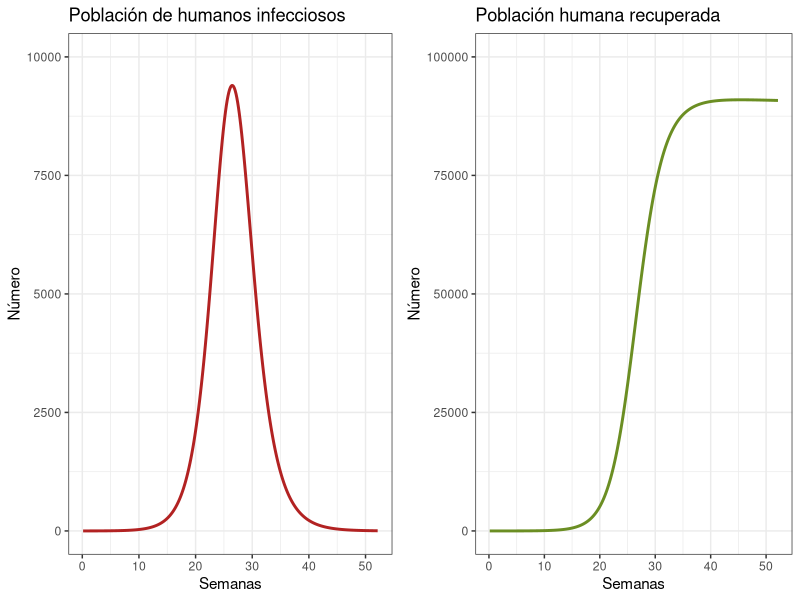
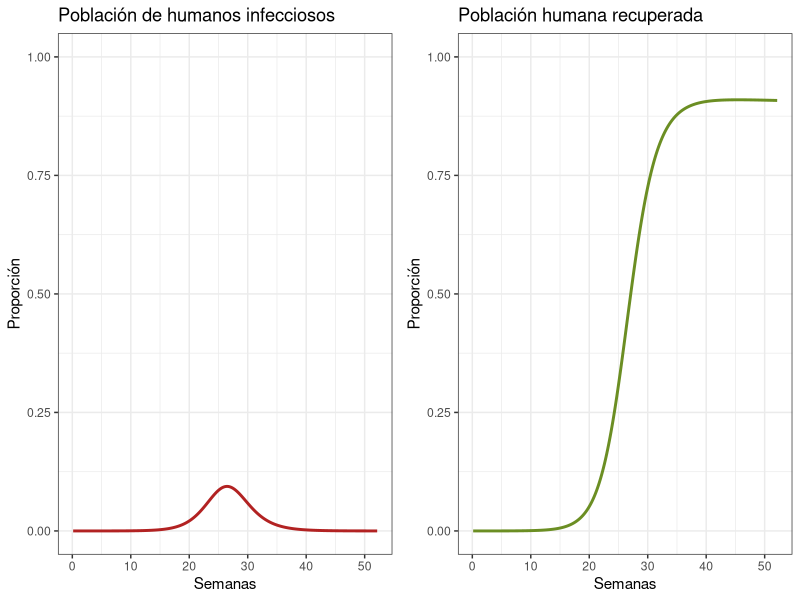
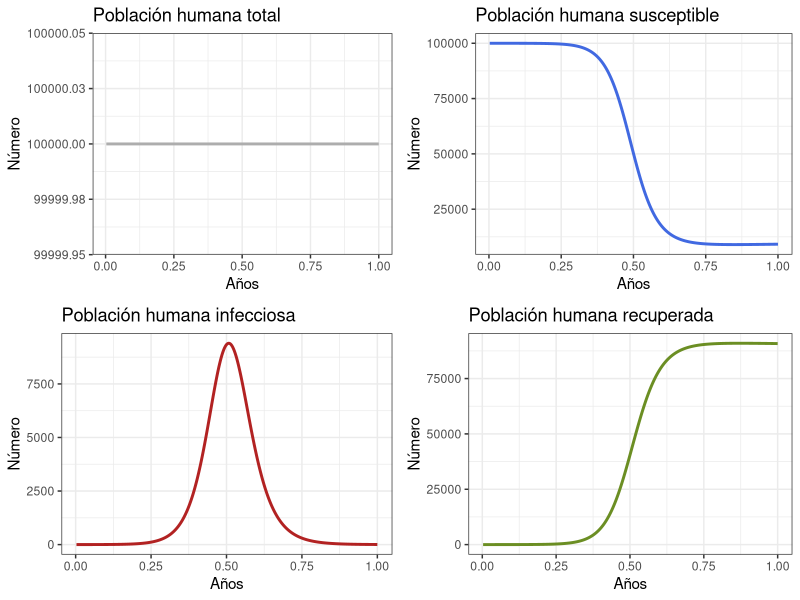
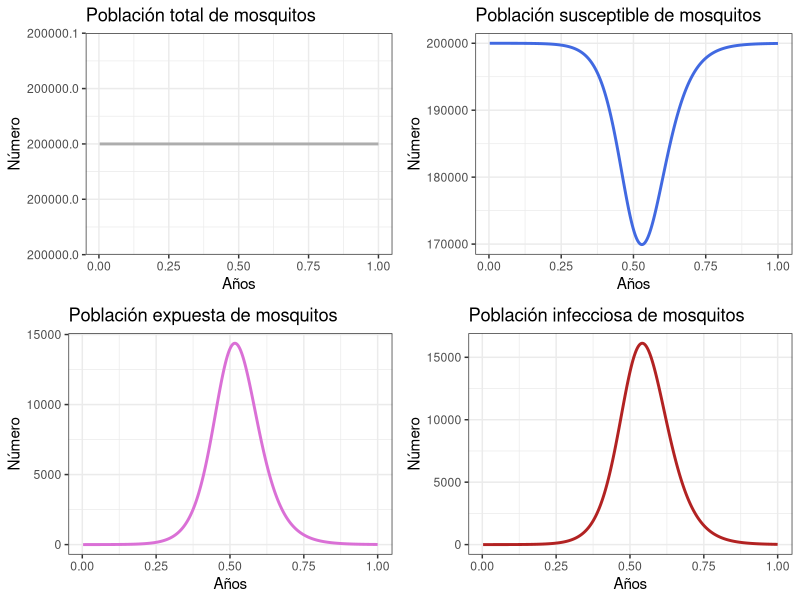
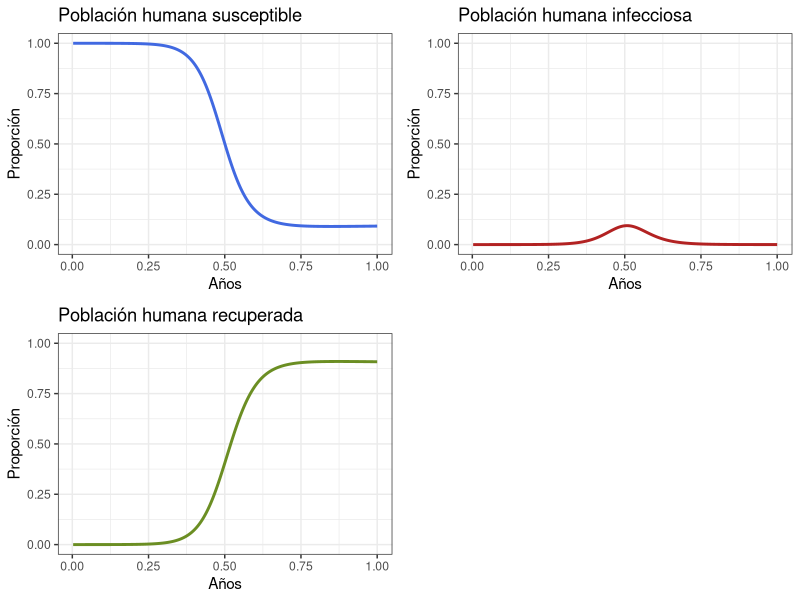

Source code (R) for these figures, in order:
## ---- chunk 1
#Versión última modificación 21/10/2022
library(knitr)
opts_chunk$set(collapse = TRUE)
full_version <- TRUE
## ---- chunk 2
library(deSolve)

library(tidyverse)

library(cowplot)
## ---- chunk 3

Lv       <-   10     # Esperanza de vida de los mosquitos (en días)
Lh       <-   50*365 # Esperanza de vida de los humanos (en días)
PIh      <-   7      # Periodo infeccioso en humanos (en días)
PIv      <-   6      # Periodo infeccioso en vectores (en días)
PEI      <-   8.4    # Período extrínseco de incubación en mosquitos adultos (en días)
muv      <-   1/Lv   # Tasa per cápita de mortalidad de la población de mosquitos (1/Lv)
muh      <-   1/Lh   # Tasa per cápita de mortalidad de la población de humanos (1/Lh)
alphav   <-   muv    # Tasa per cápita de natalidad de la población de mosquitos. Por ahora asumiremos que es la misma de tasa de mortalidad.
alphah   <-   muh    # Tasa per cápita de natalidad de la población de humanos.  Por ahora asumiremos que es la misma de tasa de mortalidad
gamma    <-   1/PIh  # Tasa de recuperación en humanos (1/PIh)
delta    <-   1/PEI  # Tasa extrínseca de incubación (1/PEI)
Nh       <-   100000 # Número de humanos. Para este ejercicio proponemos 100.000 humanos. Puede cambiarlos si desea de acuerdo a su contexto.
m        <-   2      # Densidad de mosquitos hembra por humano
Nv       <-   m*Nh   # Número de mosquitos (m * Nh)
R0       <-   3      # Número reproductivo básico
ph       <-   0.7    # Probabilidad de transmisión de un mosquito infeccioso a un humano susceptible después de una picadura.
pv       <-   0.7    # Probabilidad de transmisión de un humano infeccioso a un mosquito susceptible después de una picadura.
b        <-        sqrt((R0 * muv*(muv+delta) * (muh+gamma)) /
                   (m * ph * pv * delta)) # Tasa de picadura
betah    <-  ph*b    # Coeficiente de transmisión de un mosquito infeccioso a un humano susceptible después de una picadura (ph*b)
betav    <-  pv*b    # Coeficiente de transmisión de un humano infeccioso a un mosquito susceptible después de una picadura (pv*b)
TIME     <-  1       # Número de años que se va a simular. Para este ejercicio iniciaremos con el primer año de la epidemia.

## ---- chunk 4

# Modelo determinístico simple (fun)
modelo_zika <- function(tiempo, variable_estado, parametros) {
  
  with(as.list(c(variable_estado, parametros))
, # entorno local para evaluar derivados
       {
         # Humanos
         dSh   <-  alphah * Nh - betah * (Iv/Nh) * Sh - muh * Sh
         dIh   <-  betah * (Iv/Nh) * Sh  - (gamma + muh) * Ih
         dRh   <-  gamma * Ih  - muh * Rh
         
         # Vectores
         dSv   <-  alphav * Nv - betav * (Ih/Nh) * Sv - muv * Sv 
         dEv   <-  betav * (Ih/Nh) * Sv - (delta + muv)* Ev
         dIv   <-  delta * Ev - muv * Iv
         
         dx    <- c(dSh, dIh, dRh, dSv, dEv, dIv)
        list(c(dSh, dIh, dRh, dSv, dEv, dIv))
       }
  )
}
## ---- chunk 5
# Secuencia temporal (times)
tiempo <- seq(1, 365 * TIME , by = 1)
# Los parámetros (parms)
params <- c(
  muv      = muv,     
  muh      = muh, 
  alphav   = alphav,
  alphah   = alphah,
  gamma    = gamma,   
  delta    = delta,   
  betav    = betav,       
  betah    = betah,   
  Nh       = Nh,      
  Nv       = Nv
)
## ---- chunk 6
# Condiciones iniciales del sistema (y)
inicio <- c(Sh = Nh ,      # Número inicial de Sh en el tiempo 0
           Ih = 0,        # Número inicial de Ih en el tiempo 0
           Rh = 0,        # Número inicial de Rh en el tiempo 0
           Sv = Nv,     # Número inicial de Sv en el tiempo 0
           Ev = 0,        # Número inicial de Ev en el tiempo 0
           Iv = 0)        # Número inicial de Iv en el tiempo 0

## ---- chunk 7
# Resuelva las ecuaciones
salida <- ode(y      = inicio,     # Condiciones iniciales
             times  = tiempo,      # Tiempo
             fun    = modelo_zika, # Modelo
             parms  = params    # Parámetros
) %>%
  as.data.frame() # Convertir a data frame
## ---- chunk 8
# Condiciones iniciales del sistema (y)

inicio <- c(Sh = Nh ,      # Número inicial de Sh en el tiempo 0            
            Ih = 0,        # Número inicial de Ih en el tiempo 0            
            Rh = 0,        # Número inicial de Rh en el tiempo 0            
            Sv = Nv-1,     # Número inicial de Sv en el tiempo 0            
            Ev = 0,        # Número inicial de Ev en el tiempo 0            
            Iv = 1)        # Número inicial de Iv en el tiempo 0 
## ---- chunk 9
# Resuelva las ecuaciones
salida <- ode(y      = inicio,     # Condiciones iniciales
             times  = tiempo,      # Tiempo
             fun    = modelo_zika, # Modelo
             parms  = params    # Parámetros
) %>%
  as.data.frame() # Convertir a data frame
## ---- chunk 10
# Cree las opciones de tiempo para años y semanas 
salida$años <- salida$time/365
salida$semanas <- salida$time/7
## ---- chunk 11
# Revise la primera epidemia
p1e <- ggplot(data = salida, aes(y = Ih, x = semanas)) +
  geom_line(color = 'firebrick', linewidth = 1) +
  ggtitle('Población de humanos infecciosos') +
  theme_bw() + ylab('Número') + xlab('Semanas') +
 coord_cartesian(ylim = c(0,10000)) #creamos gráfico de población humana infecciosa
p2e <- ggplot(data = salida, aes(y = Rh, x = semanas)) +
  geom_line(color = 'olivedrab', linewidth = 1) +
  ggtitle('Población humana recuperada') +
  theme_bw() + ylab('Número') + xlab('Semanas') +
 coord_cartesian(ylim = c(0,100000))  #creamos gráfico de población humana recuperada


plot_grid(p1e, p2e) #creamos gráfico comparativo de la gráfica de población humana infecciosa y población humana recuperada
## ---- chunk 12
# Revise la primera epidemia con proporciones
p1p <- ggplot(data = salida, aes(y = Ih/(Sh+Ih+Rh), x = semanas)) +
  geom_line(color = 'firebrick', linewidth = 1) +
  ggtitle('Población de humanos infecciosos') +
  theme_bw() + ylab('Proporción') + xlab('Semanas') +
 coord_cartesian(ylim = c(0,1)) #creamos gráfico de población humana infecciosa
p2p <- ggplot(data = salida, aes(y = Rh/(Sh+Ih+Rh), x = semanas)) +
  geom_line(color = 'olivedrab', linewidth = 1) +
  ggtitle('Población humana recuperada') +
  theme_bw() + ylab('Proporción') + xlab('Semanas') +
 coord_cartesian(ylim = c(0,1))  #creamos gráfico de población humana recuperada


plot_grid(p1p, p2p) #creamos gráfico comparativo de la gráfica de población humana infecciosa y población humana recuperada
## ---- chunk 13
# # Revise el comportamiento general del modelo para 100 años
p1h <- ggplot(data = salida, aes(y = (Rh + Ih + Sh), x = años)) +
  geom_line(color = 'grey68', linewidth = 1) +
  ggtitle('Población humana total') +
  theme_bw() + ylab('Número') + xlab('Años')
p2h <- ggplot(data = salida, aes(y = Sh, x = años)) +
  geom_line(color = 'royalblue', linewidth = 1) +
  ggtitle('Población humana susceptible') +
  theme_bw() + ylab('Número') + xlab('Años')
p3h <- ggplot(data = salida, aes(y = Ih, x = años)) +
  geom_line(color = 'firebrick', linewidth = 1) +
  ggtitle('Población humana infecciosa') +
  theme_bw() + ylab('Número') + xlab('Años')
p4h <- ggplot(data = salida, aes(y = Rh, x = años)) +
  geom_line(color = 'olivedrab', linewidth = 1) +
  ggtitle('Población humana recuperada') +
  theme_bw() + ylab('Número') + xlab('Años')
plot_grid(p1h, p2h, p3h, p4h, ncol = 2)
## ---- chunk 14
# Revise el comportamiento general del modelo
p1v <- ggplot(data = salida, aes(y = (Sv + Ev + Iv), x = años)) +
  geom_line(color = 'grey68', linewidth = 1) +
  ggtitle('Población total de mosquitos') +
  theme_bw() + ylab('Número') + xlab('Años')
p2v <- ggplot(data = salida, aes(y = Sv, x = años)) +
  geom_line(color = 'royalblue', linewidth = 1) +
  ggtitle('Población susceptible de mosquitos') +
  theme_bw() + ylab('Número') + xlab('Años')
p3v <- ggplot(data = salida, aes(y = Ev, x = años)) +
  geom_line(color = 'orchid', linewidth = 1) +
  ggtitle('Población expuesta de mosquitos') +
  theme_bw() + ylab('Número') + xlab('Años')
p4v <- ggplot(data = salida, aes(y = Iv, x = años)) +
  geom_line(color = 'firebrick', linewidth = 1) +
  ggtitle('Población infecciosa de mosquitos') +
  theme_bw() + ylab('Número') + xlab('Años')
plot_grid(p1v, p2v, p3v, p4v, ncol = 2)

## ---- chunk 15
p1 <- ggplot(data = salida, aes(y = Sh/(Sh+Ih+Rh), x = años)) +
  geom_line(color = 'royalblue', linewidth = 1) +
  ggtitle('Población humana susceptible') +
  theme_bw() + ylab('Proporción') + xlab('Años') +
  coord_cartesian(ylim = c(0,1))
p2 <- ggplot(data = salida, aes(y = Ih/(Sh+Ih+Rh), x = años)) +
  geom_line(color = 'firebrick', linewidth = 1) +
  ggtitle('Población humana infecciosa') +
  theme_bw() + ylab('Proporción') + xlab('Años') +
  coord_cartesian(ylim = c(0,1))
p3 <- ggplot(data = salida, aes(y = Rh/(Sh+Ih+Rh), x = años)) +
  geom_line(color = 'olivedrab', linewidth = 1) +
  ggtitle('Población humana recuperada') +
  theme_bw() + ylab('Proporción') + xlab('Años') +
  coord_cartesian(ylim = c(0,1))
plot_grid(p1, p2, p3, ncol = 2)  
